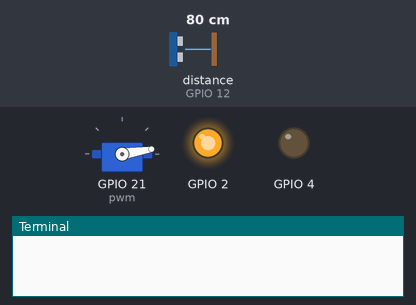
A program run on a simulated Raspberry Pi (BCM pin numbers). Shown: servo, output pins drawn as LEDs (lit = HIGH), the last lines printed to the terminal. Dashed ring = blinking. Inputs (shaded band) come from the test bench; at power-on: distance to the obstacle (sensor on GPIO 12) 80 cm. The echo pulse lasts 58.3 µs per cm; the clock reads 2024-03-15 10:24:30 at power-on unless the program sets it; servo angles are drawn from the pulse width (0.5 ms = 0°, 2.5 ms = 180°); pins used as bus, display or sensor lines are not drawn. At 7.0 s the program stops and its outputs stay as they are.

Above: at 1.2 s.
1.3 s: distance to the obstacle (sensor on GPIO 12) set to 2 cm
At 6.8 s:
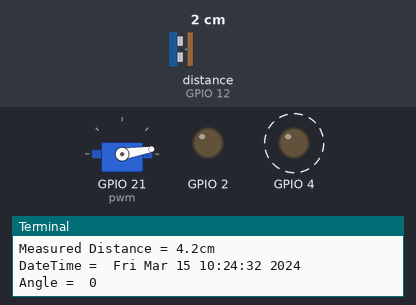
Timing chart, 0 to 8.3 s (numbered marks = the images above; inputs shaded):
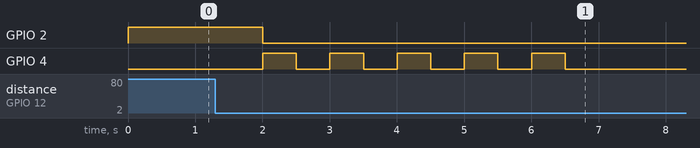

The program:

hw7_motor.py
```python
import motor
import hw2_LED as LED
import time


if __name__ == '__main__':
    LED.Setup(2, "OUT")
    LED.TurnOnLED(2)

    while True:
        motor.SetAngle(0)
        time.sleep(2)
        speed = motor.get_speed()
        dist = motor.distance(speed)
        angle = 0
        if dist < 100:
            break

        motor.SetAngle(180)
        time.sleep(2)
        speed = motor.get_speed()
        dist = motor.distance(speed)
        angle = 180
        if dist < 100:
            break


    LED.TurnOffLED(2)
    print("Measured Distance = %.1fcm" % dist)
    print("DateTime = ", time.ctime())
    print("Angle = ", angle)
    LED.Flashing(4, 5)
```

motor.py
```python
import RPi.GPIO as GPIO
import time

GPIO.setmode(GPIO.BCM)
GPIO.setup(21, GPIO.OUT)
pwm = GPIO.PWM(21, 50)
pwm.start(0)
GPIO.output(21,True)

GPIO_TRIGGER = 7
GPIO_ECHO = 12
GPIO.setup(GPIO_TRIGGER, GPIO.OUT)
GPIO.setup(GPIO_ECHO, GPIO.IN)

def send_trigger_pulse():
    GPIO.output(GPIO_TRIGGER, True)
    time.sleep(0.00001)
    GPIO.output(GPIO_TRIGGER, False)

def get_speed():
    speed = 33100+26*60
    return speed

def distance(speed):
    send_trigger_pulse()

    while GPIO.input(GPIO_ECHO) == 0:
        StartTime = time.time()

    while GPIO.input(GPIO_ECHO) == 1:
        StopTime = time.time()

    TimeElapsed = StopTime - StartTime
    distance = (TimeElapsed * speed)

    return distance

def SetAngle(angle):
    dutyCycle = 1/20 * angle + 3
    pwm.ChangeDutyCycle(dutyCycle)

if __name__ == '__main__':
    try:
        while True:
            speed = get_speed()
            dist = distance(speed)
            print("Measured Distance = %.1fcm" % dist)

            if dist < 15:
                SetAngle(0)
            else:
                SetAngle(180)
            time.sleep(1)
    except KeyboardInterrupt:
        print("Measurement stopped by User")
        GPIO.cleanup()
```

hw2_LED.py
```python
import RPi.GPIO as GPIO
import time

def Setup(GPIOnum, OUT_IN):
    GPIO.setmode(GPIO.BCM) #BOARD or BCM #GPIO -> BCM

    if OUT_IN == "OUT":
        GPIO.setup(GPIOnum, GPIO.OUT)
    else:
        GPIO.setup(GPIOnum, GPIO.IN)

def TurnOnLED(GPIOnum):
    GPIO.output(GPIOnum, True) #GPIOnum position power supply

def TurnOffLED(GPIOnum):
    GPIO.output(GPIOnum, False)

def GetGPIOStatus(GPIOnum):
    GPIO_State = GPIO.input(GPIOnum)
    return GPIO_State

def Flashing(GPIOnum, times):
    Setup(GPIOnum, "OUT")
    for i in range(0, times):
        TurnOnLED(GPIOnum)
        time.sleep(0.5)
        TurnOffLED(GPIOnum)
        time.sleep(0.5)


if __name__ == "__main__":
    try:
        #Setup(2, "IN")
        #print("The status of the GPIO10{0} is {1}".format(2,GetGPIOStatus(2)))
        Setup(2, "OUT")
        Setup(3, "OUT")
        Setup(4, "OUT")
        while True:
            TurnOnLED(2)
            time.sleep(1)
            TurnOffLED(2)
            time.sleep(1)
            for i in range(0, 5):
                TurnOnLED(3)
                time.sleep(0.2)
                TurnOffLED(3)
                time.sleep(0.5)
            TurnOnLED(4)
            time.sleep(2)
            TurnOffLED(4)
            time.sleep(1)
    except KeyboardInterrupt:
            GPIO.cleanup()
            
```

Measured:
- after the input at 1.3 s, GPIO 2: HIGH → LOW after 0.70 s; GPIO 4: alternates HIGH for 0.50 s and LOW for 0.50 s, 10 changes in all, then stays LOW, starting after 0.70 s; servo on GPIO 21 (pwm): stops changing and stays 9°
